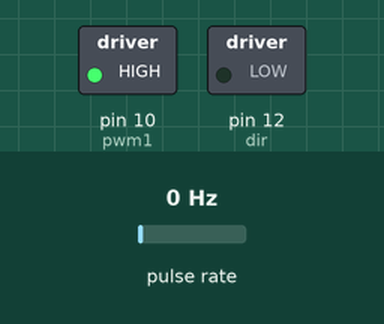
The sketch below on a simulated Arduino Uno, built with avr-gcc and run on an emulated ATmega328P. Shown: switched loads named in the sketch (green lamp = pin HIGH). Wiring (inferred from the names in the program): pulse sensor: data pin 3. Inputs (shaded band) come from the test bench; at power-on: pulse rate 0 Hz. What the sketch prints to the serial monitor is not drawn.

Above: at 0.8 s.
0.9 s: pulse rate (sensor on pin 3) set to 32 Hz
3.9 s: pulse rate (sensor on pin 3) set to 37 Hz
At 5.0 s:
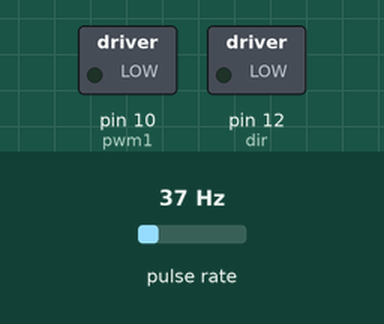
Timing chart, 0 to 6.9 s (numbered marks = the images above; inputs shaded):
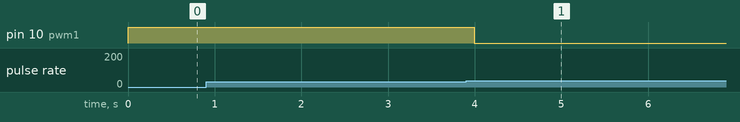

Measured:
- the behaviour switches between 33 and 34 Hz on pulse rate (sensor on pin 3) (found by bisection; images 0 and 1)
- after the input at 0.9 s, every drawn part: stays the same

The sketch:

encodermotor_test1.ino
```cpp
const byte encoder1 = 3;
int pwm1=10;
int dir=12;
int brk=8;

volatile long encoderValue = 0;

int interval = 1000;
long previousMillis = 0;
long currentMillis = 0;

int rpm = 0;
boolean measureRpm = false;
int motorPwm = 0;
volatile int counter_A = 0;


void ISR_countA()
{
  counter_A++;
}

void Forward(int steps, int mspeed)
{
  counter_A = 0;
  //counter_B = 0;
   digitalWrite(brk, LOW);
   //digitalWrite(mbr2, LOW);
   //digitalWrite(pwm1, HIGH);
   //digitalWrite(pwm2, HIGH);
   digitalWrite(dir, HIGH);
 //  digitalWrite(rm1, HIGH);
   Serial.println("Moving Forward");

   while(steps > counter_A ){
    if (steps > counter_A){
      analogWrite(pwm1, mspeed);
    } else {
      analogWrite(pwm1, 0);
    }
//    if (steps > counter_B){
//      analogWrite(pwm2, mspeed);
//    }else{
//      analogWrite(pwm2, 0);
//    }
   }

   analogWrite(pwm1, 0);
  // analogWrite(pwm2, 0);
   counter_A = 0;
   //counter_B = 0;
}

void Reverse(int steps, int mspeed)
{
  counter_A = 0;
  //counter_B = 0;
   digitalWrite(brk, LOW);
   //digitalWrite(mbr2, LOW);
   //digitalWrite(pwm1, HIGH);
   //digitalWrite(pwm2, HIGH);
   digitalWrite(dir, LOW);
 //  digitalWrite(rm1, HIGH);
   Serial.println("Moving Forward");

   while(steps > counter_A ){
    if (steps > counter_A){
      analogWrite(pwm1, mspeed);
    } else {
      analogWrite(pwm1, 0);
    }
//    if (steps > counter_B){
//      analogWrite(pwm2, mspeed);
//    }else{
//      analogWrite(pwm2, 0);
//    }
   }

   analogWrite(pwm1, 0);
  // analogWrite(pwm2, 0);
   counter_A = 0;
   //counter_B = 0;
}

void setup()
{
  Serial.begin(9600);
  pinMode(encoder1, INPUT_PULLUP);
  pinMode(pwm1, OUTPUT);
  pinMode(dir, OUTPUT);

  attachInterrupt(digitalPinToInterrupt(encoder1), ISR_countA, RISING);

  //Forward(100, 255);
  Reverse(100, 255);
}

void loop()
{

}
```
